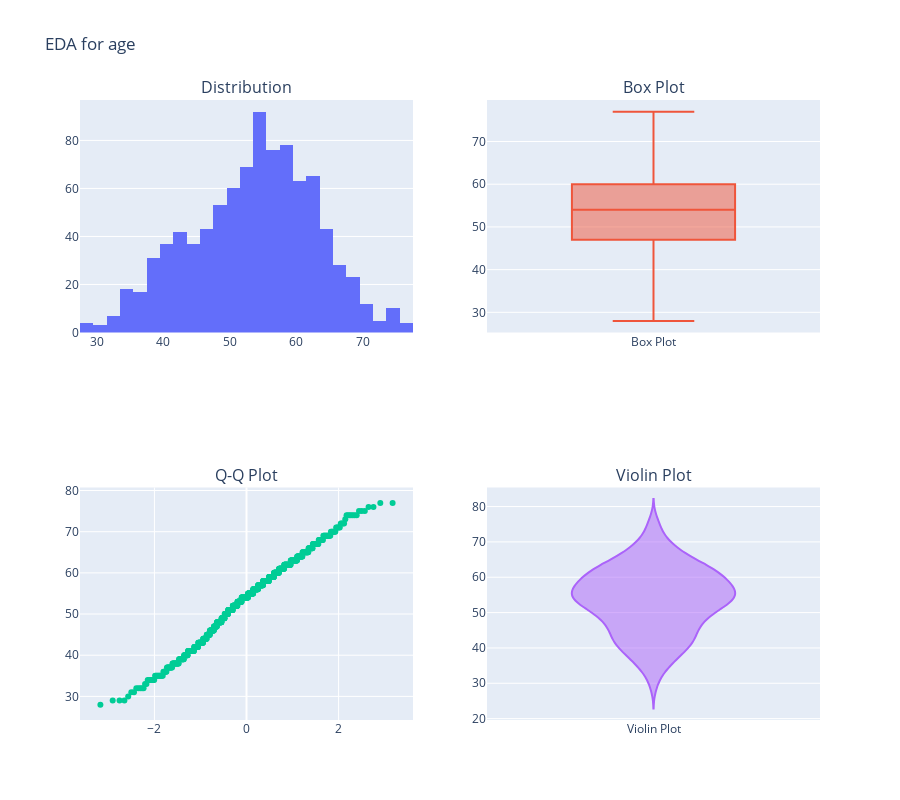
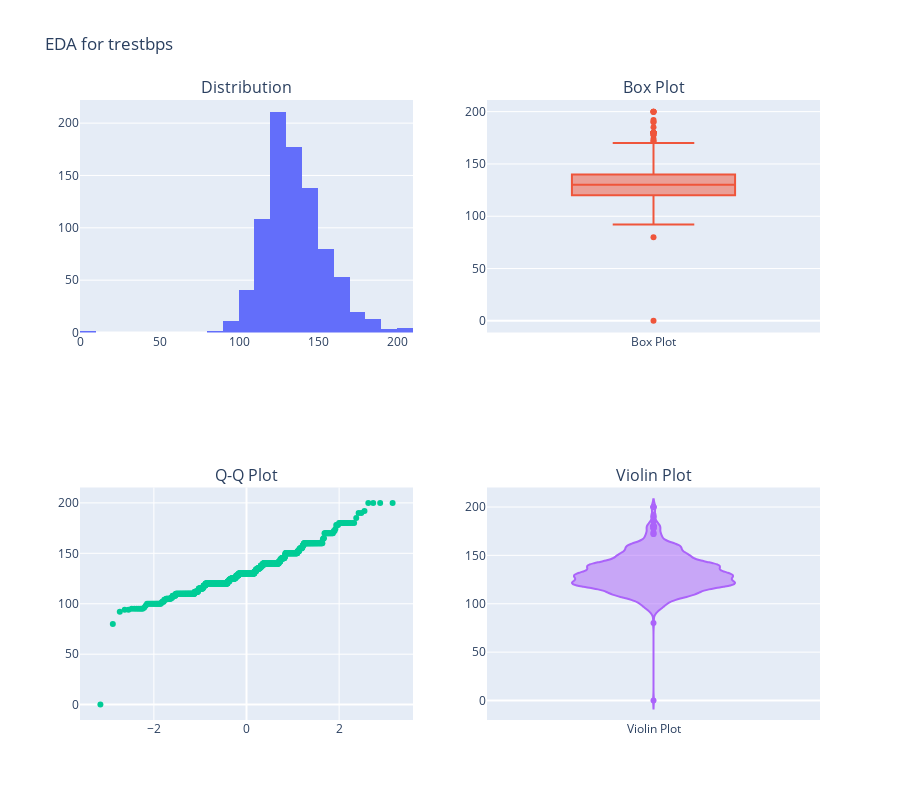
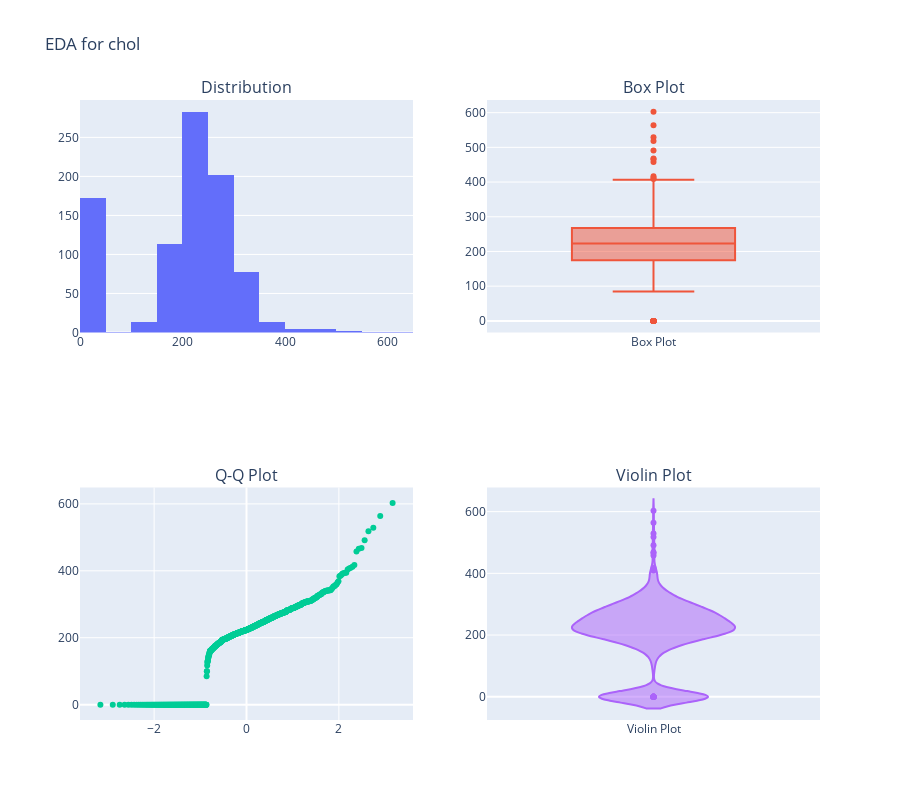
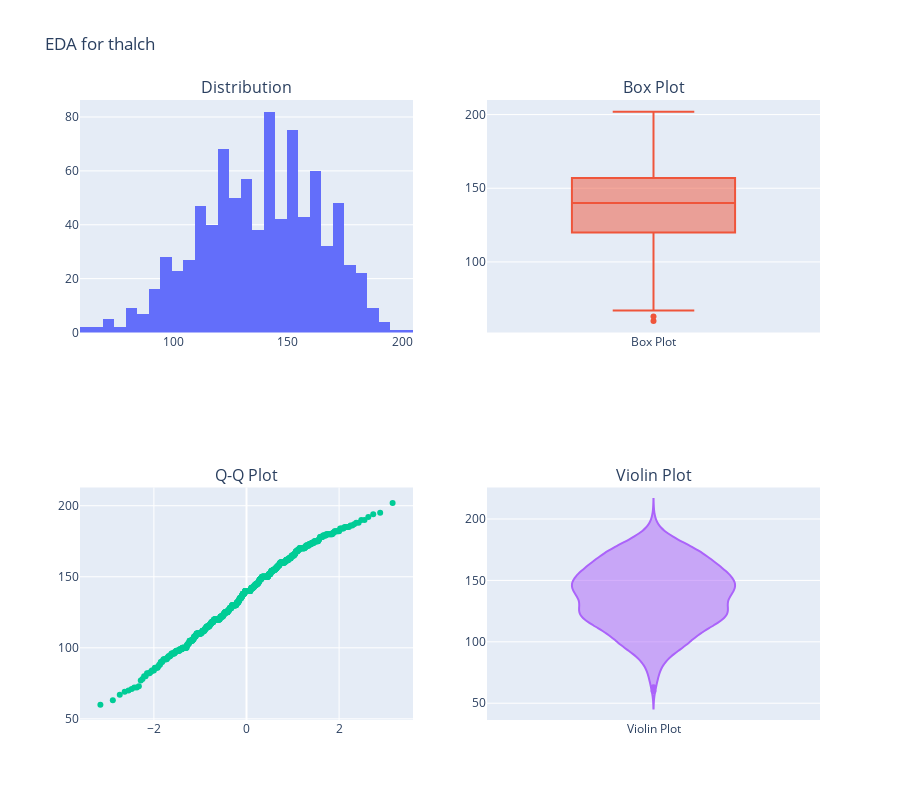

Source (notebook cell) for these figures, in order:
### Code cell
import numpy as np

def analyze_numeric_column(df, column_name):
    """
    Perform EDA on a numeric column using Plotly visualizations
    """
    import pandas as pd
    import numpy as np
    import plotly.graph_objects as go
    import plotly.express as px
    from plotly.subplots import make_subplots
    from scipy import stats

    # Input validation
    if column_name not in df.columns:
        raise ValueError(f"Column '{column_name}' not found")
    if not pd.api.types.is_numeric_dtype(df[column_name]):
        raise ValueError(f"Column '{column_name}' is not numeric")

    # Calculate statistics
    stats_dict = {
        'count': df[column_name].count(),
        'missing': df[column_name].isnull().sum(),
        'mean': round(df[column_name].mean(), 2),
        'median': df[column_name].median(),
        'std': round(df[column_name].std(), 2),
        'min': df[column_name].min(),
        'max': df[column_name].max(),
        'skew': round(df[column_name].skew(), 2),
        'kurtosis': round(df[column_name].kurtosis(), 2)
    }

    # Calculate quartiles and IQR
    q1 = df[column_name].quantile(0.25)
    q3 = df[column_name].quantile(0.75)
    iqr = q3 - q1
    lower_bound = q1 - 1.5 * iqr
    upper_bound = q3 + 1.5 * iqr
    outliers = df[column_name][(df[column_name] < lower_bound) | (df[column_name] > upper_bound)]

    # Create subplots
    fig = make_subplots(
        rows=2, cols=2,
        subplot_titles=('Distribution', 'Box Plot', 'Q-Q Plot', 'Violin Plot')
    )

    # Histogram with KDE
    hist_data = go.Histogram(x=df[column_name], name='Histogram', nbinsx=30)
    kde = df[column_name].plot(kind='kde')
    fig.add_trace(hist_data, row=1, col=1)

    # Box plot
    box_data = go.Box(y=df[column_name], name='Box Plot')
    fig.add_trace(box_data, row=1, col=2)

    # Q-Q plot
    qq = stats.probplot(df[column_name].dropna(), dist='norm')
    qq_data = go.Scatter(x=qq[0][0], y=qq[0][1], mode='markers', name='Q-Q Plot')
    fig.add_trace(qq_data, row=2, col=1)

    # Violin plot
    violin_data = go.Violin(y=df[column_name], name='Violin Plot')
    fig.add_trace(violin_data, row=2, col=2)

    # Update layout
    fig.update_layout(
        title=f'EDA for {column_name}',
        showlegend=False,
        height=800
    )

    # Display results
    print("\nBasic Statistics:")
    for k, v in stats_dict.items():
        print(f"{k}: {v}")
    
    print(f"\nOutliers: {len(outliers)} found")
    print(f"Outlier bounds: [{lower_bound:.2f}, {upper_bound:.2f}]")

    fig.show()

    return stats_dict

for col in df.select_dtypes(include=np.number).columns:
    if col == 'id':
        continue
    print(f"Column: {col}")
    analyze_numeric_column(df, col)

### Figure 1 — Plotly figure (JSON) as saved in the notebook; plotly's stock layout.template omitted (floating-point values rounded to 4 significant figures; data arrays with more than 128 entries replaced by an {"elided": "..."} marker saying what was removed)
{"data": [{"name": "Histogram", "nbinsx": 30, "type": "histogram", "x": {"elided": "920 int values"}, "xaxis": "x", "yaxis": "y"}, {"name": "Box Plot", "type": "box", "xaxis": "x2", "y": {"elided": "920 int values"}, "yaxis": "y2"}, {"mode": "markers", "name": "Q-Q Plot", "type": "scatter", "x": {"elided": "920 float values"}, "xaxis": "x3", "y": {"elided": "920 int values"}, "yaxis": "y3"}, {"name": "Violin Plot", "type": "violin", "xaxis": "x4", "y": {"elided": "920 int values"}, "yaxis": "y4"}], "layout": {"annotations": [{"font": {"size": 16}, "showarrow": false, "text": "Distribution", "x": 0.225, "xanchor": "center", "xref": "paper", "y": 1, "yanchor": "bottom", "yref": "paper"}, {"font": {"size": 16}, "showarrow": false, "text": "Box Plot", "x": 0.775, "xanchor": "center", "xref": "paper", "y": 1, "yanchor": "bottom", "yref": "paper"}, {"font": {"size": 16}, "showarrow": false, "text": "Q-Q Plot", "x": 0.225, "xanchor": "center", "xref": "paper", "y": 0.375, "yanchor": "bottom", "yref": "paper"}, {"font": {"size": 16}, "showarrow": false, "text": "Violin Plot", "x": 0.775, "xanchor": "center", "xref": "paper", "y": 0.375, "yanchor": "bottom", "yref": "paper"}], "height": 800, "showlegend": false, "title": {"text": "EDA for age"}, "xaxis": {"anchor": "y", "domain": [0, 0.45]}, "xaxis2": {"anchor": "y2", "domain": [0.55, 1]}, "xaxis3": {"anchor": "y3", "domain": [0, 0.45]}, "xaxis4": {"anchor": "y4", "domain": [0.55, 1]}, "yaxis": {"anchor": "x", "domain": [0.625, 1]}, "yaxis2": {"anchor": "x2", "domain": [0.625, 1]}, "yaxis3": {"anchor": "x3", "domain": [0, 0.375]}, "yaxis4": {"anchor": "x4", "domain": [0, 0.375]}}}

### Figure 2 — Plotly figure (JSON) as saved in the notebook; plotly's stock layout.template omitted (floating-point values rounded to 4 significant figures; data arrays with more than 128 entries replaced by an {"elided": "..."} marker saying what was removed)
{"data": [{"name": "Histogram", "nbinsx": 30, "type": "histogram", "x": {"elided": "920 int values"}, "xaxis": "x", "yaxis": "y"}, {"name": "Box Plot", "type": "box", "xaxis": "x2", "y": {"elided": "920 int values"}, "yaxis": "y2"}, {"mode": "markers", "name": "Q-Q Plot", "type": "scatter", "x": {"elided": "861 float values"}, "xaxis": "x3", "y": {"elided": "861 int values"}, "yaxis": "y3"}, {"name": "Violin Plot", "type": "violin", "xaxis": "x4", "y": {"elided": "920 int values"}, "yaxis": "y4"}], "layout": {"annotations": [{"font": {"size": 16}, "showarrow": false, "text": "Distribution", "x": 0.225, "xanchor": "center", "xref": "paper", "y": 1, "yanchor": "bottom", "yref": "paper"}, {"font": {"size": 16}, "showarrow": false, "text": "Box Plot", "x": 0.775, "xanchor": "center", "xref": "paper", "y": 1, "yanchor": "bottom", "yref": "paper"}, {"font": {"size": 16}, "showarrow": false, "text": "Q-Q Plot", "x": 0.225, "xanchor": "center", "xref": "paper", "y": 0.375, "yanchor": "bottom", "yref": "paper"}, {"font": {"size": 16}, "showarrow": false, "text": "Violin Plot", "x": 0.775, "xanchor": "center", "xref": "paper", "y": 0.375, "yanchor": "bottom", "yref": "paper"}], "height": 800, "showlegend": false, "title": {"text": "EDA for trestbps"}, "xaxis": {"anchor": "y", "domain": [0, 0.45]}, "xaxis2": {"anchor": "y2", "domain": [0.55, 1]}, "xaxis3": {"anchor": "y3", "domain": [0, 0.45]}, "xaxis4": {"anchor": "y4", "domain": [0.55, 1]}, "yaxis": {"anchor": "x", "domain": [0.625, 1]}, "yaxis2": {"anchor": "x2", "domain": [0.625, 1]}, "yaxis3": {"anchor": "x3", "domain": [0, 0.375]}, "yaxis4": {"anchor": "x4", "domain": [0, 0.375]}}}

### Figure 3 — Plotly figure (JSON) as saved in the notebook; plotly's stock layout.template omitted (floating-point values rounded to 4 significant figures; data arrays with more than 128 entries replaced by an {"elided": "..."} marker saying what was removed)
{"data": [{"name": "Histogram", "nbinsx": 30, "type": "histogram", "x": {"elided": "920 int values"}, "xaxis": "x", "yaxis": "y"}, {"name": "Box Plot", "type": "box", "xaxis": "x2", "y": {"elided": "920 int values"}, "yaxis": "y2"}, {"mode": "markers", "name": "Q-Q Plot", "type": "scatter", "x": {"elided": "890 float values"}, "xaxis": "x3", "y": {"elided": "890 int values"}, "yaxis": "y3"}, {"name": "Violin Plot", "type": "violin", "xaxis": "x4", "y": {"elided": "920 int values"}, "yaxis": "y4"}], "layout": {"annotations": [{"font": {"size": 16}, "showarrow": false, "text": "Distribution", "x": 0.225, "xanchor": "center", "xref": "paper", "y": 1, "yanchor": "bottom", "yref": "paper"}, {"font": {"size": 16}, "showarrow": false, "text": "Box Plot", "x": 0.775, "xanchor": "center", "xref": "paper", "y": 1, "yanchor": "bottom", "yref": "paper"}, {"font": {"size": 16}, "showarrow": false, "text": "Q-Q Plot", "x": 0.225, "xanchor": "center", "xref": "paper", "y": 0.375, "yanchor": "bottom", "yref": "paper"}, {"font": {"size": 16}, "showarrow": false, "text": "Violin Plot", "x": 0.775, "xanchor": "center", "xref": "paper", "y": 0.375, "yanchor": "bottom", "yref": "paper"}], "height": 800, "showlegend": false, "title": {"text": "EDA for chol"}, "xaxis": {"anchor": "y", "domain": [0, 0.45]}, "xaxis2": {"anchor": "y2", "domain": [0.55, 1]}, "xaxis3": {"anchor": "y3", "domain": [0, 0.45]}, "xaxis4": {"anchor": "y4", "domain": [0.55, 1]}, "yaxis": {"anchor": "x", "domain": [0.625, 1]}, "yaxis2": {"anchor": "x2", "domain": [0.625, 1]}, "yaxis3": {"anchor": "x3", "domain": [0, 0.375]}, "yaxis4": {"anchor": "x4", "domain": [0, 0.375]}}}

### Figure 4 — Plotly figure (JSON) as saved in the notebook; plotly's stock layout.template omitted (floating-point values rounded to 4 significant figures; data arrays with more than 128 entries replaced by an {"elided": "..."} marker saying what was removed)
{"data": [{"name": "Histogram", "nbinsx": 30, "type": "histogram", "x": {"elided": "920 int values"}, "xaxis": "x", "yaxis": "y"}, {"name": "Box Plot", "type": "box", "xaxis": "x2", "y": {"elided": "920 int values"}, "yaxis": "y2"}, {"mode": "markers", "name": "Q-Q Plot", "type": "scatter", "x": {"elided": "865 float values"}, "xaxis": "x3", "y": {"elided": "865 int values"}, "yaxis": "y3"}, {"name": "Violin Plot", "type": "violin", "xaxis": "x4", "y": {"elided": "920 int values"}, "yaxis": "y4"}], "layout": {"annotations": [{"font": {"size": 16}, "showarrow": false, "text": "Distribution", "x": 0.225, "xanchor": "center", "xref": "paper", "y": 1, "yanchor": "bottom", "yref": "paper"}, {"font": {"size": 16}, "showarrow": false, "text": "Box Plot", "x": 0.775, "xanchor": "center", "xref": "paper", "y": 1, "yanchor": "bottom", "yref": "paper"}, {"font": {"size": 16}, "showarrow": false, "text": "Q-Q Plot", "x": 0.225, "xanchor": "center", "xref": "paper", "y": 0.375, "yanchor": "bottom", "yref": "paper"}, {"font": {"size": 16}, "showarrow": false, "text": "Violin Plot", "x": 0.775, "xanchor": "center", "xref": "paper", "y": 0.375, "yanchor": "bottom", "yref": "paper"}], "height": 800, "showlegend": false, "title": {"text": "EDA for thalch"}, "xaxis": {"anchor": "y", "domain": [0, 0.45]}, "xaxis2": {"anchor": "y2", "domain": [0.55, 1]}, "xaxis3": {"anchor": "y3", "domain": [0, 0.45]}, "xaxis4": {"anchor": "y4", "domain": [0.55, 1]}, "yaxis": {"anchor": "x", "domain": [0.625, 1]}, "yaxis2": {"anchor": "x2", "domain": [0.625, 1]}, "yaxis3": {"anchor": "x3", "domain": [0, 0.375]}, "yaxis4": {"anchor": "x4", "domain": [0, 0.375]}}}
